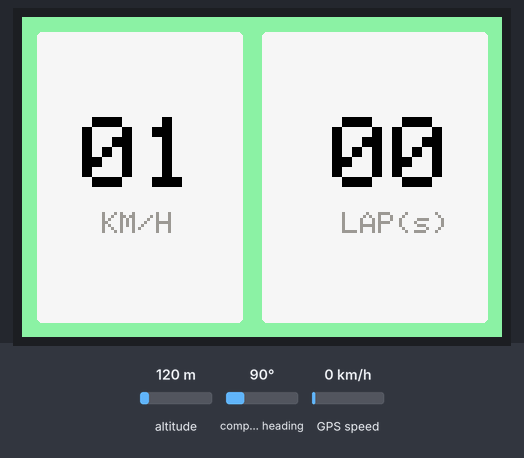
Simulated run of this sketch. Board: Arduino Uno, built with avr-gcc and run on an emulated ATmega328P. Parts: 480×320 colour display. The inputs (shaded band) are chosen by the test bench; at power-on: altitude 120 m, compass heading 90°, GPS speed 0 km/h. Storage starts empty; random numbers use the default seed unless the sketch sets one; the GPS gets a fix after 3 s at 37.7749, -122.4194 with 8 satellites; what the sketch prints to the serial monitor is not drawn.

Above: at 0.91 s.
At 1.47 s:
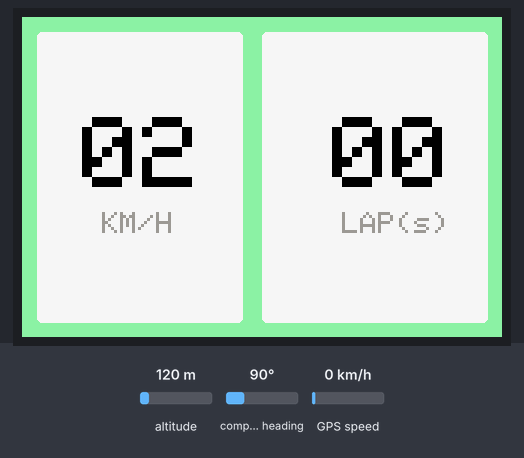
At 2.03 s:
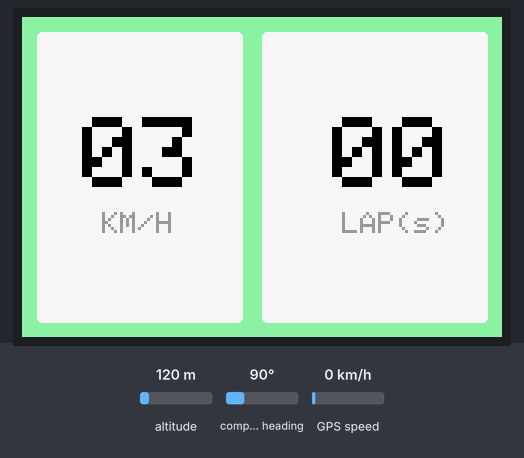
At 2.6 s:
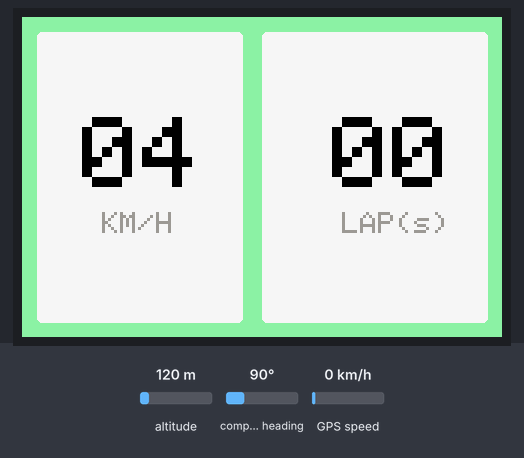
At 3.16 s:
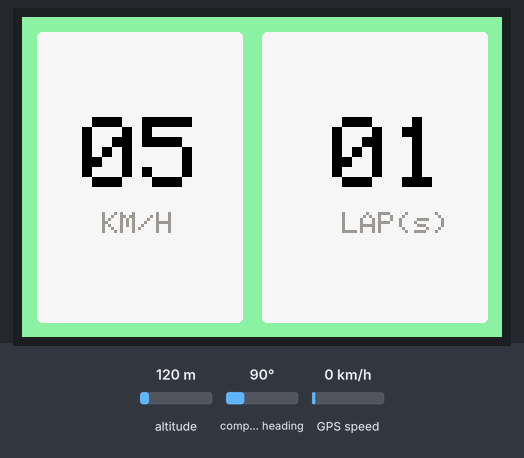
At 3.6 s:
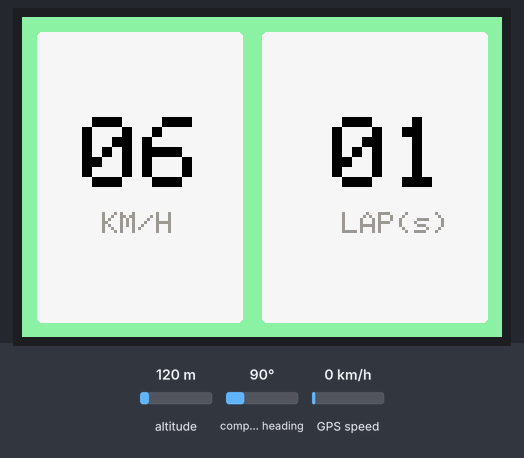

The sketch:

gps_sd_graphics.ino
```cpp
/***********************************************************************************

*                  LCD_CS  LCD_CD  LCD_WR  LCD_RD  LCD_RST  SD_SS  SD_DI  SD_DO  SD_SCK
*     Arduino Uno    A3      A2      A1      A0      A4      10     11     12      13
*Arduino Mega2560    A3      A2      A1      A0      A4      10     11     12      13

*                  LCD_D0  LCD_D1  LCD_D2  LCD_D3  LCD_D4  LCD_D5  LCD_D6  LCD_D7
*     Arduino Uno    8       9       2       3       4       5       6       7
*Arduino Mega2560    8       9       2       3       4       5       6       7

**********************************************************************************/


// DEPRICATE THIS CODE
#include <LCDWIKI_GUI.h> //Core graphics library
#include <LCDWIKI_KBV.h> //Hardware-specific library
#include <TinyGPS++.h>
#include <SoftwareSerial.h>
#include <SD.h>
#include <SPI.h>

// Create an instance of TinyGPS++ to handle GPS data
TinyGPSPlus gps;

// Define RX and TX pins for the SoftwareSerial
SoftwareSerial gpsSerial(3, 4); // RX, TX

// Define chip select pin for the SD card module
const int chipSelect = 10;

LCDWIKI_KBV mylcd(ILI9486,A3,A2,A1,A0,A4); //model,cs,cd,wr,rd,reset

// DEFINE COLOR VALUES
#define  BLACK   0x0000
#define BLUE    0x001F
#define RED     0xF800
#define GREEN   0x07E0
#define CYAN    0x07FF
#define MAGENTA 0xF81F
#define YELLOW  0xFFE0
#define WHITE   0xFFFF
#define GREY 0x9CD2
#define LIGHT_GREY 0xF7BE
#define AQUAMARINE 0x8F94
#define ORANGE 0xFD09

// declare global variables
int i = 0;
int display_width = 480;
int display_height = 320;
String displayed_speed = "00";
int current_lap = 0;
String displayed_laps;
bool reset = false;


//draw some oblique lines
void lines_test(void)
{
    mylcd.Fill_Screen(BLACK);
      mylcd.Set_Draw_color(GREEN);
    int i = 0;
    for(i = 0; i< mylcd.Get_Display_Width();i+=5)
    {
       mylcd.Draw_Line(0, 0, i, mylcd.Get_Display_Height()-1);
     }
     for(i = mylcd.Get_Display_Height()-1; i>= 0;i-=5)
     {
       mylcd.Draw_Line(0, 0, mylcd.Get_Display_Width()-1, i);
     }

     mylcd.Fill_Screen(BLACK);
       mylcd.Set_Draw_color(RED);
    for(i = mylcd.Get_Display_Width() -1; i>=0;i-=5)
    {
      mylcd.Draw_Line(mylcd.Get_Display_Width()-1, 0, i, mylcd.Get_Display_Height()-1);
     }
    for(i = mylcd.Get_Display_Height()-1; i>=0;i-=5)
    {
      mylcd.Draw_Line(mylcd.Get_Display_Width()-1, 0, 0, i);
     }

     mylcd.Fill_Screen(BLACK);
      mylcd.Set_Draw_color(BLUE);
     for(i = 0; i < mylcd.Get_Display_Width();i+=5)
    {
      mylcd.Draw_Line(0, mylcd.Get_Display_Height()-1, i, 0);
     }
     for(i = 0; i < mylcd.Get_Display_Height();i+=5)
    {
      mylcd.Draw_Line(0, mylcd.Get_Display_Height()-1, mylcd.Get_Display_Width()-1, i);
     }

     mylcd.Fill_Screen(BLACK);
      mylcd.Set_Draw_color(YELLOW);
     for(i = mylcd.Get_Display_Width()-1; i >=0;i-=5)
    {
      mylcd.Draw_Line(mylcd.Get_Display_Width()-1, mylcd.Get_Display_Height()-1, i, 0);
     }
     for(i = 0; i<mylcd.Get_Display_Height();i+=5)
    {
      mylcd.Draw_Line(mylcd.Get_Display_Width()-1, mylcd.Get_Display_Height()-1, 0, i);
     }
}

//draw some vertical lines and horizontal lines
void h_l_lines_test(void)
{
    int i=0;
   mylcd.Fill_Screen(BLACK);
     mylcd.Set_Draw_color(GREEN);
    for(i =0;i<mylcd.Get_Display_Height();i+=5)
    {
      mylcd.Draw_Fast_HLine(0,i,mylcd.Get_Display_Width());
      delay(5);
    }
     mylcd.Set_Draw_color(BLUE);
     for(i =0;i<mylcd.Get_Display_Width();i+=5)
    {
      mylcd.Draw_Fast_VLine(i,0,mylcd.Get_Display_Height());
           delay(5);
    }
}

//draw some rectangles
void rectangle_test(void)
{
  int i = 0;
   mylcd.Fill_Screen(BLACK);
     mylcd.Set_Draw_color(GREEN);
   for(i = 0;i<mylcd.Get_Display_Width()/2;i+=4)
   {
      mylcd.Draw_Rectangle(i,(mylcd.Get_Display_Height()-mylcd.Get_Display_Width())/2+i,mylcd.Get_Display_Width()-1-i,mylcd.Get_Display_Height()-(mylcd.Get_Display_Height()-mylcd.Get_Display_Width())/2-i);
        delay(5);
   }
}

//draw some filled rectangles
void fill_rectangle_test(void)
{
  int i = 0;
   mylcd.Fill_Screen(BLACK);
     mylcd.Set_Draw_color(YELLOW);
   mylcd.Fill_Rectangle(0,(mylcd.Get_Display_Height()-mylcd.Get_Display_Width())/2,mylcd.Get_Display_Width()-1,mylcd.Get_Display_Height()-(mylcd.Get_Display_Height()-mylcd.Get_Display_Width())/2);
    mylcd.Set_Draw_color(MAGENTA);
   for(i = 0;i<mylcd.Get_Display_Width()/2;i+=4)
   {
      mylcd.Draw_Rectangle(i,(mylcd.Get_Display_Height()-mylcd.Get_Display_Width())/2+i,mylcd.Get_Display_Width()-1-i,mylcd.Get_Display_Height()-(mylcd.Get_Display_Height()-mylcd.Get_Display_Width())/2-i);
        delay(5);
   }
   for(i = 0;i<mylcd.Get_Display_Width()/2;i+=4)
   {
       mylcd.Set_Draw_color(random(255), random(255), random(255));
      mylcd.Fill_Rectangle(i,(mylcd.Get_Display_Height()-mylcd.Get_Display_Width())/2+i,mylcd.Get_Display_Width()-1-i,mylcd.Get_Display_Height()-(mylcd.Get_Display_Height()-mylcd.Get_Display_Width())/2-i);
        delay(5);
   }
}

//draw some filled circles
void fill_circles_test(void)
{
  int r=10,i=0,j=0;
  mylcd.Fill_Screen(BLACK);
   mylcd.Set_Draw_color(MAGENTA);
  for(i=r;i<mylcd.Get_Display_Width();i+=2*r)
  {
    for(j=r;j<mylcd.Get_Display_Height();j+=2*r)
    {
      mylcd.Fill_Circle(i, j, r);
    }
  }
}

//draw some circles
void circles_test(void)
{
  int r=10,i=0,j=0;
   mylcd.Set_Draw_color(GREEN);
  for(i=0;i<mylcd.Get_Display_Width()+r;i+=2*r)
  {
    for(j=0;j<mylcd.Get_Display_Height()+r;j+=2*r)
    {
      mylcd.Draw_Circle(i, j, r);
    }
  }
}

//draw some triangles
void triangles_test(void)
{
   int i = 0;
   mylcd.Fill_Screen(BLACK);
   for(i=0;i<mylcd.Get_Display_Width()/2;i+=5)
   {
      mylcd.Set_Draw_color(0,i+64,i+64);
      mylcd.Draw_Triangle(mylcd.Get_Display_Width()/2-1,mylcd.Get_Display_Height()/2-1-i,
                    mylcd.Get_Display_Width()/2-1-i,mylcd.Get_Display_Height()/2-1+i,
                    mylcd.Get_Display_Width()/2-1+i,mylcd.Get_Display_Height()/2-1+i);
   }
}

//draw some filled triangles
void fill_triangles_test(void)
{
   int i = 0;
   mylcd.Fill_Screen(BLACK);
    for(i=mylcd.Get_Display_Width()/2-1;i>0;i-=5)
   {

      mylcd.Set_Draw_color(0,i+64,i+64);
      mylcd.Fill_Triangle(mylcd.Get_Display_Width()/2-1,mylcd.Get_Display_Height()/2-1-i,
                    mylcd.Get_Display_Width()/2-1-i,mylcd.Get_Display_Height()/2-1+i,
                    mylcd.Get_Display_Width()/2-1+i,mylcd.Get_Display_Height()/2-1+i);
      mylcd.Set_Draw_color(i,0,i);
      mylcd.Draw_Triangle(mylcd.Get_Display_Width()/2-1,mylcd.Get_Display_Height()/2-1-i,
                    mylcd.Get_Display_Width()/2-1-i,mylcd.Get_Display_Height()/2-1+i,
                    mylcd.Get_Display_Width()/2-1+i,mylcd.Get_Display_Height()/2-1+i);
   }
}

//draw some round rectangles
void round_rectangle(void)
{
   int i = 0;
   mylcd.Fill_Screen(BLACK);
     for(i = 0;i<mylcd.Get_Display_Width()/2;i+=4)
   {
       mylcd.Set_Draw_color(255-i,0,160-i);
      mylcd.Draw_Round_Rectangle(i,(mylcd.Get_Display_Height()-mylcd.Get_Display_Width())/2+i,mylcd.Get_Display_Width()-1-i,mylcd.Get_Display_Height()-(mylcd.Get_Display_Height()-mylcd.Get_Display_Width())/2-i,8);
        delay(5);
   }
}

//draw some filled round rectangles
void fill_round_rectangle(void)
{
     int i = 0;
   mylcd.Fill_Screen(BLACK);
     for(i = 0;i<mylcd.Get_Display_Width()/2;i+=4)
   {
       mylcd.Set_Draw_color(255-i,160-i,0);
      mylcd.Fill_Round_Rectangle(i,(mylcd.Get_Display_Height()-mylcd.Get_Display_Width())/2+i,mylcd.Get_Display_Width()-1-i,mylcd.Get_Display_Height()-(mylcd.Get_Display_Height()-mylcd.Get_Display_Width())/2-i,8);
        delay(5);
   }
}


bool draw_low_fuel(){
  mylcd.Set_Text_Back_colour(RED);
  mylcd.Set_Text_colour(BLACK);
  mylcd.Set_Text_Size(4);

  mylcd.Fill_Screen(RED);
  mylcd.Print_String("LOW FUEL!", 250, 260);

  return true;
}

void draw_safe_background(){

  mylcd.Fill_Screen(AQUAMARINE);

  // Draw off-white rounded rectangles onto a aquamarine background
  // mylcd.Fill_round_Rectangle(x1, y1, x2, y2, radius of curvature (for corners))
  mylcd.Set_Draw_color(LIGHT_GREY);
  mylcd.Fill_Round_Rectangle(15, 15, display_width/2 - 20, display_height - 15, 5);

  mylcd.Set_Draw_color(LIGHT_GREY);
  mylcd.Fill_Round_Rectangle(display_width/2, 15, display_width - 15, display_height - 15, 5);


}

void draw_spedometer_laps(float speed, int laps, bool fuel_low){

  // leading zero for speed:
  if (round(speed) < 10){
      displayed_speed = "0" + String(round(speed));
  }

  else{
    displayed_speed = String(round(speed));
  }

  // The following code draws the speed
  mylcd.Set_Text_Back_colour(LIGHT_GREY);
  mylcd.Set_Text_colour(BLACK);
  mylcd.Set_Text_Size(10);
  mylcd.Print_String(displayed_speed, 60, 100);

  // Draw the "KM/H" label below speed
  mylcd.Set_Text_colour(GREY);
  mylcd.Set_Text_Size(3);
  mylcd.Print_String("KM/H", 80, 195);

  if (current_lap < 10){
      displayed_laps = "0" + String(laps);
  }

  else{
    displayed_laps = String(laps);
  }

  mylcd.Set_Text_colour(BLACK);
  mylcd.Set_Text_Size(10);
  mylcd.Print_String(displayed_laps, display_width/2 + 70, 100);

  Serial.println(current_lap);

  mylcd.Set_Text_colour(GREY);
  mylcd.Set_Text_Size(3);
  mylcd.Print_String("LAP(s)", display_width/2 + 80, 195);

}

bool check_if_fuel_low(){
  if (i > 80){
    return true;
  }

  return false;
}


bool fuel_low_chg_flag = false; // a flag to see if fuel_low_state has changed


void setup()
{
  Serial.begin(9600);
  gpsSerial.begin(9600);
  Serial.println("GPS and SD Logging Test");


  // Initialize SD card
  if (!SD.begin(chipSelect)) {
    Serial.println("SD card initialization failed!");
    while (true);  // Halt if SD card is not initialized
  }
  Serial.println("SD card initialized.");

  // Create or open a file on the SD card
  File dataFile = SD.open("gpslog.txt", FILE_WRITE);
  if (dataFile) {
    dataFile.println("Date, Time, Latitude, Longitude, Altitude(m), Satellites");
    dataFile.close();
  } else {
    Serial.println("Error opening gpslog.txt");
  }

  mylcd.Init_LCD();
  mylcd.Set_Rotation(3); // orientes display horizontally

  draw_safe_background();


}


void loop()
{
  while (gpsSerial.available() > 0) {
    gps.encode(gpsSerial.read());

    // Check if we have a valid GPS location
    if (gps.location.isUpdated()) {
      // Skip writing data if the date is invalid (0/0/2000)
      if (gps.date.month() == 0 || gps.date.day() == 0 || gps.date.year() == 2000) {
        return; // Skip this iteration if the date is not valid
      }

      // Prepare GPS data
      String dataString = "";
      dataString += gps.date.day();
      dataString += "/";
      dataString += gps.date.month();
      dataString += "/";
      dataString += gps.date.year();
      dataString += ", ";

      dataString += gps.time.hour() -7;
      dataString += ":";
      dataString += gps.time.minute();
      dataString += ":";
      dataString += gps.time.second();
      dataString += ", ";

      dataString += String(gps.location.lat(), 6); // Latitude
      dataString += ", ";
      dataString += String(gps.location.lng(), 6); // Longitude
      dataString += ", ";
      dataString += String(gps.altitude.meters()); // Altitude
      dataString += ", ";
      dataString += String(gps.satellites.value()); // Satellite count

      // Print data to Serial Monitor
      Serial.println(dataString);

      // Save data to SD card
      File dataFile = SD.open("gpslog.txt", FILE_WRITE);
      if (dataFile) {
        dataFile.println(dataString);
        dataFile.close();
        Serial.println("Data written to SD card.");
      } else {
        Serial.println("Error opening gpslog.txt");
      }

      // Short delay before the next reading
      delay(1000);
    }
  }


  // display code starts here

  i++;

  if (i > 99){
    i = 1;
  }

  current_lap = round(i/5);

  bool fuel_low_state = check_if_fuel_low();

  if(fuel_low_state){
    draw_low_fuel();
    fuel_low_chg_flag = true;
  }

  if(fuel_low_state == false || fuel_low_chg_flag == true){
    draw_safe_background();
    fuel_low_chg_flag = true;

  }


  draw_spedometer_laps(i, current_lap, fuel_low_state);


  delay(250);

}
```
